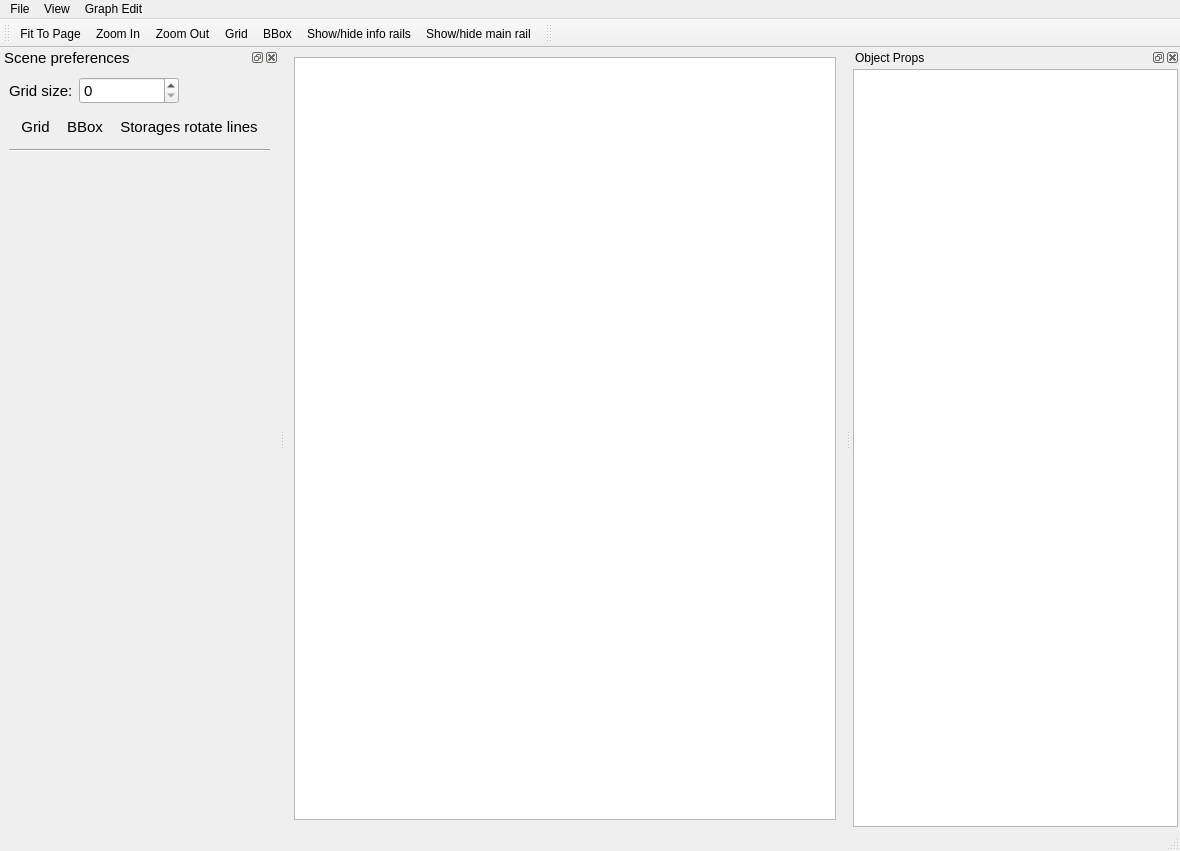
<?xml version="1.0" encoding="UTF-8"?>
<ui version="4.0">
 <class>SM_MainWindow</class>
 <widget class="QMainWindow" name="SM_MainWindow">
  <property name="geometry">
   <rect>
    <x>0</x>
    <y>0</y>
    <width>1180</width>
    <height>851</height>
   </rect>
  </property>
  <property name="windowTitle">
   <string>Storage Monitor</string>
  </property>
  <widget class="QWidget" name="centralwidget">
   <layout class="QHBoxLayout" name="horizontalLayout">
    <item>
     <widget class="QGraphicsView" name="StorageMap_View">
      <property name="backgroundBrush">
       <brush brushstyle="NoBrush">
        <color alpha="255">
         <red>0</red>
         <green>0</green>
         <blue>0</blue>
        </color>
       </brush>
      </property>
      <property name="foregroundBrush">
       <brush brushstyle="NoBrush">
        <color alpha="255">
         <red>0</red>
         <green>0</green>
         <blue>0</blue>
        </color>
       </brush>
      </property>
      <property name="dragMode">
       <enum>QGraphicsView::RubberBandDrag</enum>
      </property>
      <property name="transformationAnchor">
       <enum>QGraphicsView::AnchorUnderMouse</enum>
      </property>
      <property name="resizeAnchor">
       <enum>QGraphicsView::AnchorUnderMouse</enum>
      </property>
     </widget>
    </item>
   </layout>
  </widget>
  <widget class="QMenuBar" name="menubar">
   <property name="geometry">
    <rect>
     <x>0</x>
     <y>0</y>
     <width>1180</width>
     <height>27</height>
    </rect>
   </property>
   <property name="defaultUp">
    <bool>false</bool>
   </property>
   <property name="nativeMenuBar">
    <bool>true</bool>
   </property>
   <widget class="QMenu" name="menuFile">
    <property name="title">
     <string>File</string>
    </property>
    <addaction name="acFullScreen"/>
   </widget>
   <widget class="QMenu" name="menuView">
    <property name="title">
     <string>View</string>
    </property>
    <addaction name="acFitToPage"/>
    <addaction name="acZoomIn"/>
    <addaction name="acZoomOut"/>
    <addaction name="acGrid"/>
    <addaction name="acBBox"/>
   </widget>
   <widget class="QMenu" name="menuGraph_Edit">
    <property name="title">
     <string>Graph Edit</string>
    </property>
    <addaction name="acSelectAll"/>
   </widget>
   <addaction name="menuFile"/>
   <addaction name="menuView"/>
   <addaction name="menuGraph_Edit"/>
  </widget>
  <widget class="QStatusBar" name="statusbar"/>
  <widget class="QToolBar" name="toolMain">
   <property name="windowTitle">
    <string>Scene tools</string>
   </property>
   <property name="orientation">
    <enum>Qt::Horizontal</enum>
   </property>
   <attribute name="toolBarArea">
    <enum>TopToolBarArea</enum>
   </attribute>
   <attribute name="toolBarBreak">
    <bool>false</bool>
   </attribute>
   <addaction name="acFitToPage"/>
   <addaction name="acZoomIn"/>
   <addaction name="acZoomOut"/>
   <addaction name="acGrid"/>
   <addaction name="acBBox"/>
   <addaction name="acInfoRails"/>
   <addaction name="acMainRail"/>
  </widget>
  <widget class="QToolBar" name="toolEdit">
   <property name="windowTitle">
    <string>Graph tools</string>
   </property>
   <property name="orientation">
    <enum>Qt::Horizontal</enum>
   </property>
   <attribute name="toolBarArea">
    <enum>TopToolBarArea</enum>
   </attribute>
   <attribute name="toolBarBreak">
    <bool>false</bool>
   </attribute>
  </widget>
  <widget class="QDockWidget" name="dkObjectProps">
   <property name="enabled">
    <bool>true</bool>
   </property>
   <property name="windowTitle">
    <string>Object Props</string>
   </property>
   <attribute name="dockWidgetArea">
    <number>2</number>
   </attribute>
   <widget class="QWidget" name="dockWidgetContents">
    <layout class="QHBoxLayout" name="horizontalLayout_2">
     <property name="spacing">
      <number>2</number>
     </property>
     <property name="leftMargin">
      <number>2</number>
     </property>
     <property name="topMargin">
      <number>2</number>
     </property>
     <property name="rightMargin">
      <number>2</number>
     </property>
     <property name="bottomMargin">
      <number>2</number>
     </property>
     <item>
      <widget class="QTableView" name="tvObjectProps">
       <property name="minimumSize">
        <size>
         <width>325</width>
         <height>0</height>
        </size>
       </property>
       <property name="styleSheet">
        <string notr="true">QTableView::item:focus
{
border : 2px solid blue;
/*color: white;*/
/*selection-color: black;
selection-background-color: red;*/
}
</string>
       </property>
       <property name="alternatingRowColors">
        <bool>true</bool>
       </property>
       <property name="selectionMode">
        <enum>QAbstractItemView::SingleSelection</enum>
       </property>
       <property name="selectionBehavior">
        <enum>QAbstractItemView::SelectRows</enum>
       </property>
       <attribute name="horizontalHeaderStretchLastSection">
        <bool>true</bool>
       </attribute>
       <attribute name="verticalHeaderVisible">
        <bool>false</bool>
       </attribute>
      </widget>
     </item>
    </layout>
   </widget>
  </widget>
  <widget class="QDockWidget" name="dkView">
   <property name="font">
    <font>
     <pointsize>11</pointsize>
    </font>
   </property>
   <property name="windowTitle">
    <string>Scene preferences</string>
   </property>
   <attribute name="dockWidgetArea">
    <number>1</number>
   </attribute>
   <widget class="QWidget" name="dockWidgetContents_2">
    <layout class="QVBoxLayout" name="verticalLayout_2">
     <item>
      <layout class="QVBoxLayout" name="verticalLayout">
       <item>
        <layout class="QHBoxLayout" name="horizontalLayout_3" stretch="0,0,0">
         <item>
          <widget class="QLabel" name="lbGridSize">
           <property name="text">
            <string>Grid size:</string>
           </property>
          </widget>
         </item>
         <item>
          <widget class="QSpinBox" name="sbGridSize">
           <property name="sizePolicy">
            <sizepolicy hsizetype="Fixed" vsizetype="Fixed">
             <horstretch>0</horstretch>
             <verstretch>0</verstretch>
            </sizepolicy>
           </property>
           <property name="minimumSize">
            <size>
             <width>100</width>
             <height>0</height>
            </size>
           </property>
           <property name="maximum">
            <number>1000000000</number>
           </property>
          </widget>
         </item>
         <item>
          <spacer name="horizontalSpacer_2">
           <property name="orientation">
            <enum>Qt::Horizontal</enum>
           </property>
           <property name="sizeHint" stdset="0">
            <size>
             <width>40</width>
             <height>20</height>
            </size>
           </property>
          </spacer>
         </item>
        </layout>
       </item>
       <item>
        <widget class="QToolBar" name="toolMain">
         <property name="windowTitle">
          <string>Tool Bar</string>
         </property>
         <property name="orientation">
          <enum>Qt::Horizontal</enum>
         </property>
         <addaction name="acGrid"/>
         <addaction name="acBBox"/>
         <addaction name="acSpecialLines"/>
        </widget>
       </item>
      </layout>
     </item>
     <item>
      <widget class="Line" name="line">
       <property name="orientation">
        <enum>Qt::Horizontal</enum>
       </property>
      </widget>
     </item>
     <item>
      <spacer name="verticalSpacer">
       <property name="orientation">
        <enum>Qt::Vertical</enum>
       </property>
       <property name="sizeHint" stdset="0">
        <size>
         <width>20</width>
         <height>40</height>
        </size>
       </property>
      </spacer>
     </item>
    </layout>
   </widget>
  </widget>
  <action name="acFitToPage">
   <property name="icon">
    <iconset resource="images.qrc">
     <normaloff>:/Common/images/zoom_fit.png</normaloff>:/Common/images/zoom_fit.png</iconset>
   </property>
   <property name="text">
    <string>Fit To Page</string>
   </property>
   <property name="toolTip">
    <string>Fit To Page</string>
   </property>
   <property name="shortcut">
    <string>Ctrl+0</string>
   </property>
  </action>
  <action name="acZoomIn">
   <property name="icon">
    <iconset resource="images.qrc">
     <normaloff>:/Common/images/zoom_in.png</normaloff>:/Common/images/zoom_in.png</iconset>
   </property>
   <property name="text">
    <string>Zoom In</string>
   </property>
   <property name="toolTip">
    <string>Zoom In</string>
   </property>
   <property name="shortcut">
    <string>Ctrl++</string>
   </property>
  </action>
  <action name="acZoomOut">
   <property name="icon">
    <iconset resource="images.qrc">
     <normaloff>:/Common/images/zoom_out.png</normaloff>:/Common/images/zoom_out.png</iconset>
   </property>
   <property name="text">
    <string>Zoom Out</string>
   </property>
   <property name="toolTip">
    <string>Zoom Out</string>
   </property>
   <property name="shortcut">
    <string>Ctrl+-</string>
   </property>
  </action>
  <action name="acGrid">
   <property name="checkable">
    <bool>true</bool>
   </property>
   <property name="icon">
    <iconset resource="images.qrc">
     <normaloff>:/Common/images/grid.png</normaloff>:/Common/images/grid.png</iconset>
   </property>
   <property name="text">
    <string>Grid</string>
   </property>
   <property name="toolTip">
    <string>Grid</string>
   </property>
   <property name="shortcut">
    <string>#</string>
   </property>
  </action>
  <action name="acBBox">
   <property name="checkable">
    <bool>true</bool>
   </property>
   <property name="icon">
    <iconset resource="images.qrc">
     <normaloff>:/Common/images/bbox.png</normaloff>:/Common/images/bbox.png</iconset>
   </property>
   <property name="text">
    <string>BBox</string>
   </property>
   <property name="toolTip">
    <string>BBox</string>
   </property>
  </action>
  <action name="acInfoRails">
   <property name="checkable">
    <bool>true</bool>
   </property>
   <property name="icon">
    <iconset resource="images.qrc">
     <normaloff>:/Common/images/info_rails.png</normaloff>:/Common/images/info_rails.png</iconset>
   </property>
   <property name="text">
    <string>Show/hide info rails</string>
   </property>
   <property name="toolTip">
    <string>Show/hide info rails</string>
   </property>
  </action>
  <action name="acMainRail">
   <property name="checkable">
    <bool>true</bool>
   </property>
   <property name="icon">
    <iconset resource="images.qrc">
     <normaloff>:/Common/images/main_rail.png</normaloff>:/Common/images/main_rail.png</iconset>
   </property>
   <property name="text">
    <string>Show/hide main rail</string>
   </property>
   <property name="toolTip">
    <string>Show/hide main rail</string>
   </property>
  </action>
  <action name="acSelectAll">
   <property name="text">
    <string>Select all items</string>
   </property>
   <property name="toolTip">
    <string>Select all items</string>
   </property>
   <property name="shortcut">
    <string>Ctrl+A</string>
   </property>
  </action>
  <action name="acSpecialLines">
   <property name="checkable">
    <bool>true</bool>
   </property>
   <property name="icon">
    <iconset resource="images.qrc">
     <normaloff>:/Common/images/special_lines.png</normaloff>:/Common/images/special_lines.png</iconset>
   </property>
   <property name="text">
    <string>Storages rotate lines</string>
   </property>
   <property name="toolTip">
    <string>Show storages rotate lines</string>
   </property>
  </action>
  <action name="acFullScreen">
   <property name="text">
    <string>Full screen</string>
   </property>
   <property name="toolTip">
    <string>Full screen</string>
   </property>
   <property name="shortcut">
    <string>Ctrl+F</string>
   </property>
  </action>
 </widget>
 <resources>
  <include location="images.qrc"/>
 </resources>
 <connections/>
</ui>
